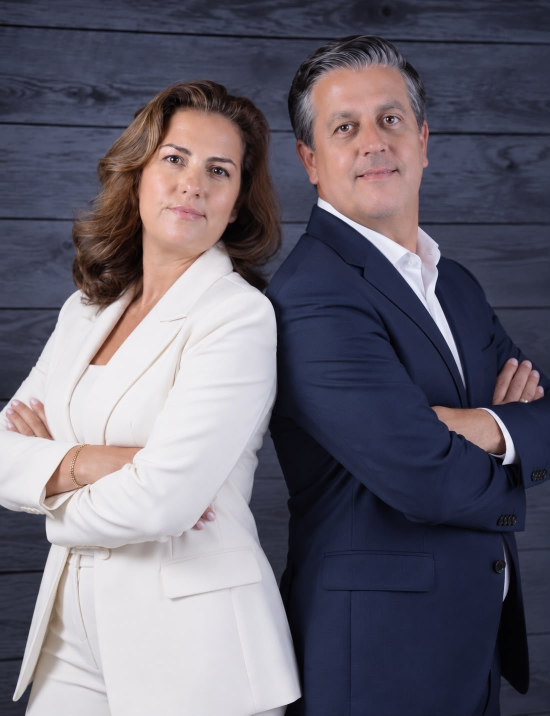
#> input picture Portrait_Project/00_originals/duo_reference.jpg, 1099 x 1431 px, found by its file name (shown at 1/2 size)
$ python 05_plate.py
#> lines starting #> are read from the running program, lines starting #| are printed output that depends on the picture; after the words box and inside, x2 and y2 are one past the last pixel; in counts of white or black regions, pixels touching at a corner belong together
import numpy as np, cv2, json
from PIL import Image
from scipy import ndimage as ndi
G=json.load(open('04_scripts/geometry.json')); D=G['D']; W=1099+D; H=1431
#> (reads Portrait_Project/04_scripts/geometry.json from the repository)
img=np.array(Image.open('00_originals/duo_reference.jpg').convert('RGB')).astype(np.float32)
a=np.array(Image.open('01_masks/duo_alpha.png')).astype(np.float32)/255
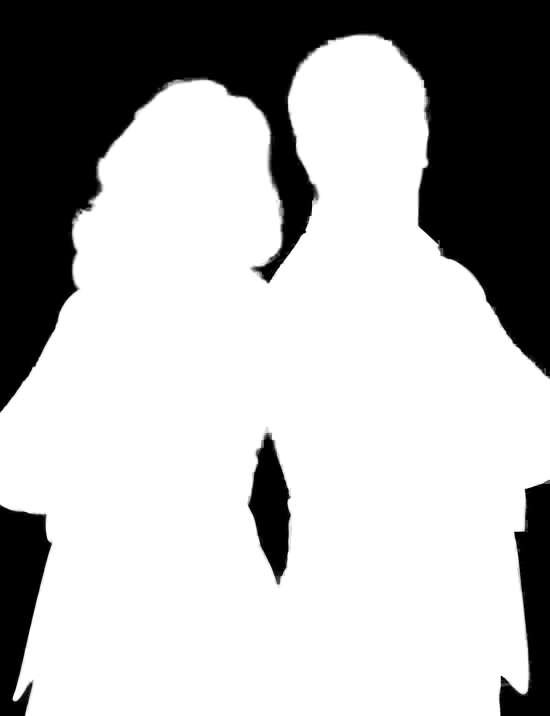
#> input picture Portrait_Project/01_masks/duo_alpha.png, 1099 x 1431 px, found by its file name (shown at 1/2 size)
person=cv2.dilate((a>0.01).astype(np.uint8),cv2.getStructuringElement(cv2.MORPH_ELLIPSE,(15,15)))
#> person: shape (1431, 1099); values 0 (black) and 1 (white), 74.1% white; 4 black regions, box (x1, y1, x2, y2) and area: (0, 0, 1099, 809) 361147, (0, 1023, 88, 1431) 20692, (1010, 975, 1099, 1431) 18092, (510, 895, 569, 1133) 7381
gray=img.mean(2)
# --- seam fit
exp=[(49,86),(246,266),(437,447),(614,612)]
seams=[]
for yl,yr in exp:
    xs=[];ys=[]
    for x0 in range(0,1099-30,30):
        sl=slice(x0,x0+30)
        ye=yl+(yr-yl)*(x0+15)/1050
        lo=int(ye-14);hi=int(ye+14)
        if person[max(lo-6,0):hi+6,sl].any(): continue
        prof=gray[lo:hi,sl].mean(1)
        prof=ndi.gaussian_filter1d(prof,1.0)
        xs.append(x0+15); ys.append(lo+int(np.argmin(prof)))
    k,b=np.polyfit(xs,ys,1); seams.append((b,k)); print('seam',round(b,1),round(k,4),len(xs))
#> after the loop, seams = [(53.5, 0.034), (247.4, 0.0206), (437, 0.00993), (617, -0.000993)]
json.dump(seams,open('03_intermediate/seams.json','w'))
sy=lambda x:np.array([b+k*x for b,k in seams])
Yref=sy(540.0)  # flattened coordinate of each seam
# --- flatten original: y'(x,y)
def maps(Wd,xoff_src,seam_fn):
    # returns map for remap: for output (x',y') -> source y. here used both directions
    pass
Hf=H
def flatten(arr,x_range):
    out=np.zeros((Hf,len(x_range))+arr.shape[2:],np.float32)
    yp=np.arange(Hf,dtype=np.float32)
    mapy=np.zeros((Hf,len(x_range)),np.float32); mapx=np.zeros_like(mapy)
    for j,x in enumerate(x_range):
        s=sy(x)
        ys_knots=np.concatenate([[s[0]-1000],s,[s[-1]+3000]]); Yk=np.concatenate([[Yref[0]-1000],Yref,[Yref[-1]+3000]])
        mapy[:,j]=np.interp(yp,Yk,ys_knots); mapx[:,j]=x
    return cv2.remap(arr,mapx,mapy,cv2.INTER_CUBIC,borderMode=cv2.BORDER_REFLECT)
def unflatten(arrf,x_range,seam_fn):
    # arrf indexed (y',x_idx). produce (y,x): for each y find y'
    yy=np.arange(H,dtype=np.float32)
    mapy=np.zeros((H,len(x_range)),np.float32); mapx=np.zeros_like(mapy)
    for j,x in enumerate(x_range):
        s=seam_fn(x)
        ys_knots=np.concatenate([[s[0]-1000],s,[s[-1]+3000]]); Yk=np.concatenate([[Yref[0]-1000],Yref,[Yref[-1]+3000]])
        mapy[:,j]=np.interp(yy,ys_knots,Yk); mapx[:,j]=j
    return cv2.remap(arrf,mapx,mapy,cv2.INTER_CUBIC,borderMode=cv2.BORDER_REFLECT)
xr=np.arange(1099)
#> xr = 1099 values from 0 to 1098
Ff=flatten(img,xr); Pf=flatten(person.astype(np.float32),xr)>0.02
#> in flatten, `out=np.zeros((Hf,len(x_range))+arr.shape[2:],np.float32)`: out: shape (1431, 1099, 3) float32; every value is 0
#> in flatten, `yp=np.arange(Hf,dtype=np.float32)`: yp = 1431 values from 0 to 1430
#> in flatten, `mapy = np.zeros((Hf, len(x_range)), np.float32)`: mapy: shape (1431, 1099) float32; every value is 0
#> the loop in flatten, `for j,x in enumerate(x_range):` made 1099 passes
#> ys_knots on passes 1 to 3: [-946.5, 53.5, 247.4, 437, 617, 3617], [-946.5, 53.53, 247.4, 437, 617, 3617], [-946.4, 53.57, 247.4, 437, 617, 3617]
#> the loop in flatten (call 2), `for j,x in enumerate(x_range):` made 1099 passes
#> in flatten (call 2), `return cv2.remap(arr,mapx,mapy,cv2.INTER_CUBIC,borderMode=cv2.BORDER_R..`:
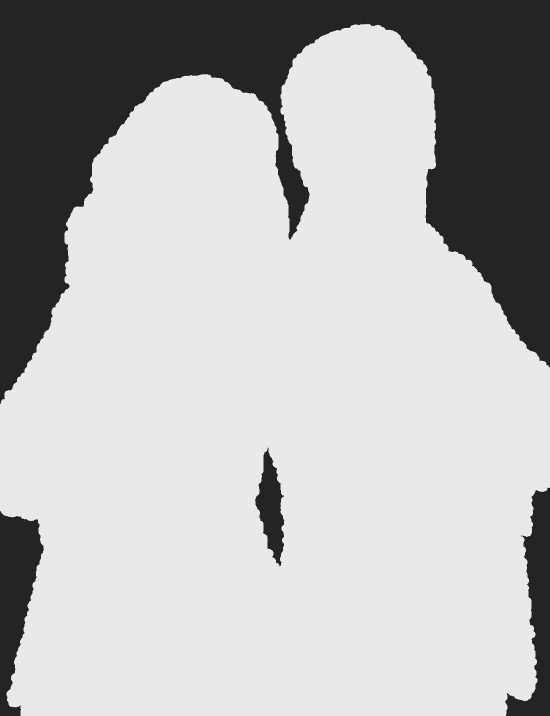
#> returned value: shape (1431, 1099) float32 (shown at 1/2 size); min -0.188, max 1.11, mean 0.741; drawn with min black and max white
#> after `Pf = flatten(person.astype(np.float32), xr) > 0.02`: Pf: shape (1431, 1099) bool; 74.2% white; 4 black regions, box (x1, y1, x2, y2) and area: (0, 0, 1099, 808) 360275, (0, 1023, 87, 1431) 20592, (1011, 976, 1099, 1431) 17909, (510, 895, 569, 1133) 7329
# --- row-wise mirror extension in flattened space
PFc=np.zeros((Hf,W,3),np.float32)
#> PFc: shape (1431, 1569, 3) float32; every value is 0
cL=np.full(Hf,575.0); cR=np.full(Hf,855.0)
#> after `cL = np.full(Hf, 575.0)`: cL = 1431 values from 575 to 575
#> after `cR = np.full(Hf, 855.0)`: cR = 1431 values from 855 to 855
for y in range(Hf):
    xs=np.where(Pf[y])[0]
    if len(xs): cL[y]=min(xs[0],575); cR[y]=max(xs[-1]+1,855)
#> this loop made 1431 passes
#> xs on pass 48: [735]
#> after the loop, cL = 1431 values, max 575 at index 0, min 0 at index 808, mean 143.8; cR = 1431 values, max 1099 at index 734, min 855 at index 0, mean 988.8
cLs=ndi.gaussian_filter1d(ndi.minimum_filter1d(cL,31),10)
#> cLs = 1431 values, max 575 at index 0, min 0 at index 833, mean 135.4
cRs=ndi.gaussian_filter1d(ndi.maximum_filter1d(cR,31),10)
#> cRs = 1431 values, max 1099 at index 759, min 855 at index 0, mean 993.5
def mirror(src_row,axis,n,w,direction):
    out=np.zeros((n,3),np.float32)
    t=np.arange(n); p=t%(2*w); f=np.where(p<w,p,2*w-1-p)
    idx=(axis-1-f) if direction>0 else (axis+f)
    return src_row[idx]
for y in range(620):
    XL=int(cLs[y]); XR=int(cRs[y])
    wl=min(300,XL); wr=min(300,1099-XR)
    PFc[y,:XL]=Ff[y,:XL]
    if XR<1099: PFc[y,XR+D:]=Ff[y,XR:]
    gap=(XR+D if XR<1099 else W)-XL
    if gap<=0: continue
    has_l=wl>=25; has_r=(wr>=25)
    Lm=mirror(Ff[y],XL,gap,wl,+1) if has_l else None
    Rm=mirror(Ff[y],XR,gap,wr,-1)[::-1] if has_r else None
    if has_l and has_r:
        t=np.linspace(0,1,gap)[:,None]; wdt=min(0.5,150/max(gap,1))
        wgt=np.clip((t-(0.5-wdt/2))/wdt,0,1); PFc[y,XL:XL+gap]=Lm*(1-wgt)+Rm*wgt
    elif has_l: PFc[y,XL:XL+gap]=Lm
    elif has_r: PFc[y,XL:XL+gap]=Rm
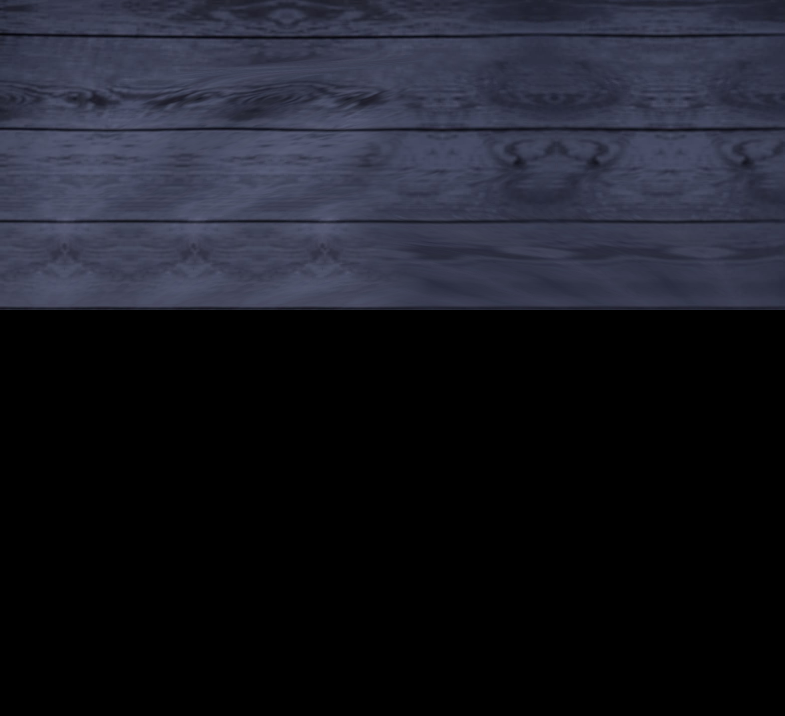
#> PFc: shape (1431, 1569, 3) float32 (shown at 1/2 size); mean of channels 0, 1, 2 25.3, 26.7, 35.5; drawn as R, G, B
# canvas seam geometry = continuation of original linear seams
xc=np.arange(W)
plate=unflatten(PFc,xc,sy)
#> in unflatten, `mapy = np.zeros((H, len(x_range)), np.float32)`: mapy: shape (1431, 1569) float32; every value is 0
#> after the loop in unflatten, `for j,x in enumerate(x_range):`:
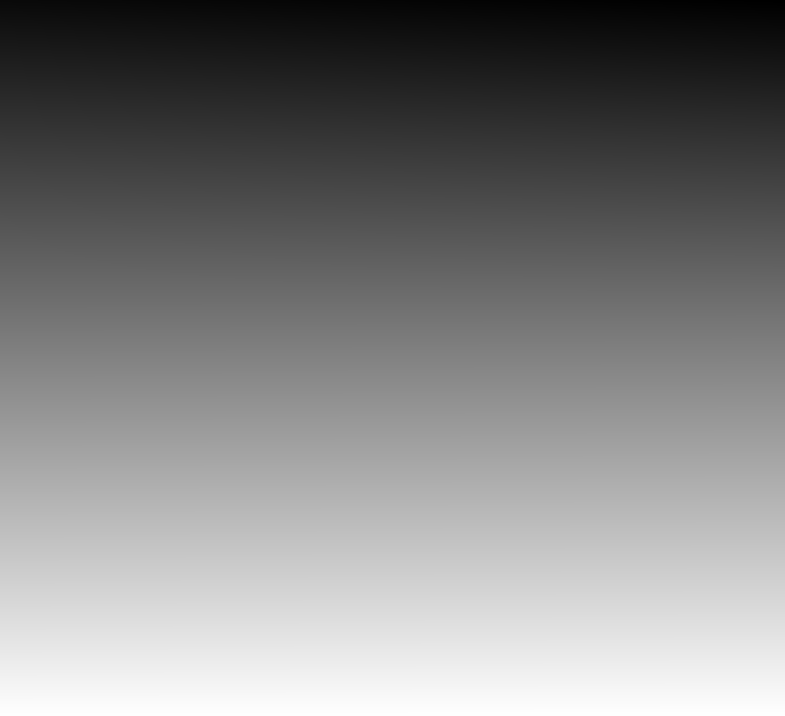
#> mapy: shape (1431, 1569) float32 (shown at 1/2 size); min -34.95, max 1431, mean 713.1; drawn with min black and max white
# --- lower region (y>=700): smooth bg model under persons, then use orig left / shifted right
bgmask=(person==0)
P0=img.copy()
for y in range(H):
    ok=np.where(bgmask[y])[0]
    if len(ok)==0:
        P0[y]=P0[y-1] if y>0 else P0[y]; continue
    m=np.zeros(1099,bool); m[ok]=True
    for c in range(3):
        v=np.interp(np.arange(1099),ok,img[y,ok,c]);
        P0[y,:,c]=np.where(m,img[y,:,c],ndi.uniform_filter1d(v,25))
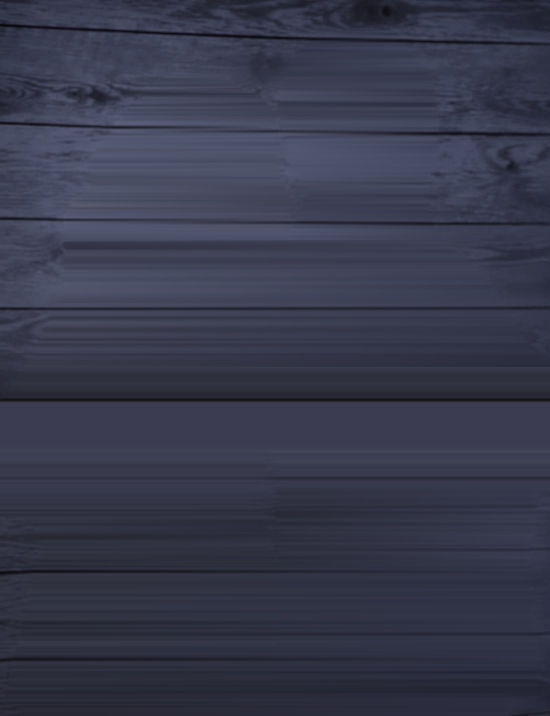
#> P0: shape (1431, 1099, 3) float32 (shown at 1/2 size); mean R, G, B 55.1, 57.6, 76.1
P0=cv2.GaussianBlur(P0,(0,0),0.6)
P0full=np.zeros((H,W,3),np.float32)
P0full[:,:560]=P0[:,:560]
P0full[:,560+0:W]=0
for x in range(560,W):
    P0full[:,x]=P0[:,min(max(x-D,0),1098)] if x-D>=560 else P0[:,min(x,1098)]
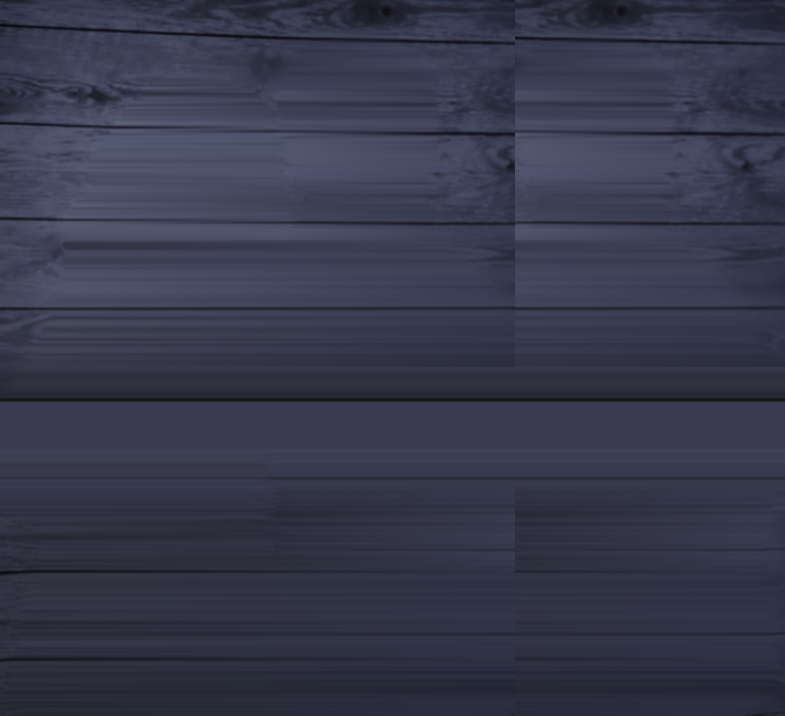
#> P0full: shape (1431, 1569, 3) float32 (shown at 1/2 size); mean of channels 0, 1, 2 54.5, 57.4, 75.4; drawn as R, G, B
# blend vertical: y<650 plate (flattened-synth), y>=720 P0full
wy=np.clip((np.arange(H)-585)/45.0,0,1)[:,None,None]
final=plate*(1-wy)+P0full*wy
# restore wood grain in the smoothed lower region: anisotropic noise calibrated on clean backdrop (rows 620-780, x<80)
clean=img[620:780,0:80]; hpc=clean-cv2.GaussianBlur(clean,(0,0),sigmaX=9,sigmaY=0.01)
std=np.array([1.9,1.9,2.2],np.float32); print('grain std (robust, measured on clean backdrop ~1.6)',std)
#| grain std (robust, measured on clean backdrop ~1.6) [1.9 1.9 2.2]
rng=np.random.default_rng(11)
nz=ndi.gaussian_filter(rng.normal(0,1,(H,W)),(0.8,8)); nz/=nz.std()
nz2=ndi.gaussian_filter(rng.normal(0,1,(H,W)),(1.6,30)); nz2/=nz2.std()
HP=(0.8*nz+0.5*nz2)[...,None]*std[None,None,:]*1.0
rr=np.zeros((H,W),bool); rr[:,560+D:]=person[:,560:1099]>0; rr[:,:560]=person[:,:560]>0; rr[:,560:560+D]=True
#> after `rr = np.zeros((H, W), bool)`: rr: shape (1431, 1569) bool; every value is 0
#> after `rr[:, 560 + D:] = person[:, 560:1099] > 0`: rr: shape (1431, 1569) bool; 25.8% white; 1 white region, box (x1, y1, x2, y2) and area: (1030, 54, 1569, 1431) 579407
#> after `rr[:, :560] = person[:, :560] > 0`: rr: shape (1431, 1569) bool; 51.9% white; 3 black regions, box (x1, y1, x2, y2) and area: (0, 0, 1569, 1431) 1041098, (0, 1023, 88, 1431) 20692, (1480, 975, 1569, 1431) 18092
#> after `rr[:, 560:560 + D] = True`:
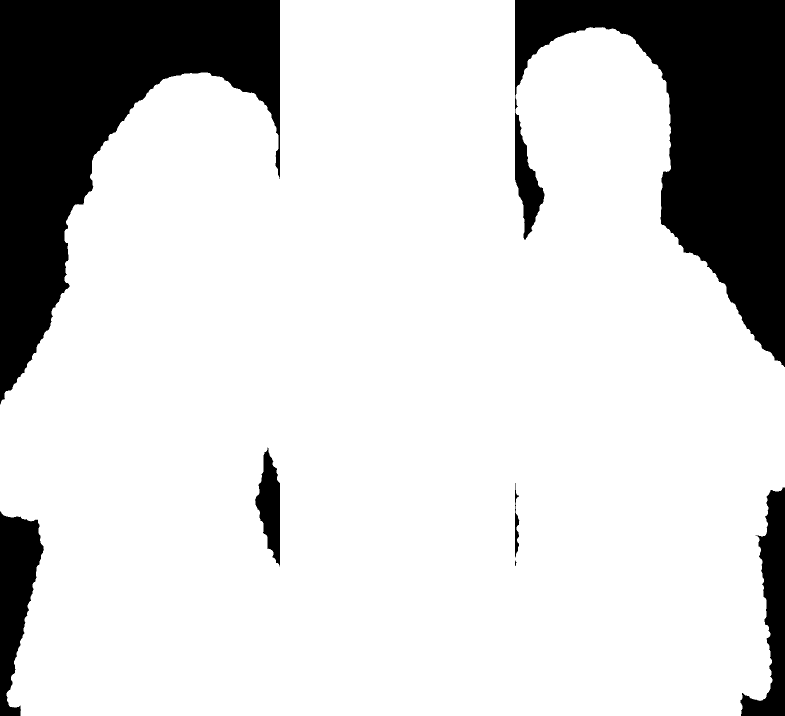
#> rr: shape (1431, 1569) bool (shown at 1/2 size); 81.9% white; 7 black regions, largest, box (x1, y1, x2, y2) and area: (0, 0, 560, 809) 187966, (1030, 0, 1569, 734) 173181, (0, 1023, 88, 1431) 20692
wy2=np.clip((np.arange(H)-585)/45.0,0,1)[:,None,None]
final=final+HP*wy2*rr[...,None]
np.save('03_intermediate/plate.npy',final)
Image.fromarray(np.clip(final,0,255).astype(np.uint8)).save('03_intermediate/plate.png')
print('plate ok',final.shape)
#| plate ok (1431, 1569, 3)
